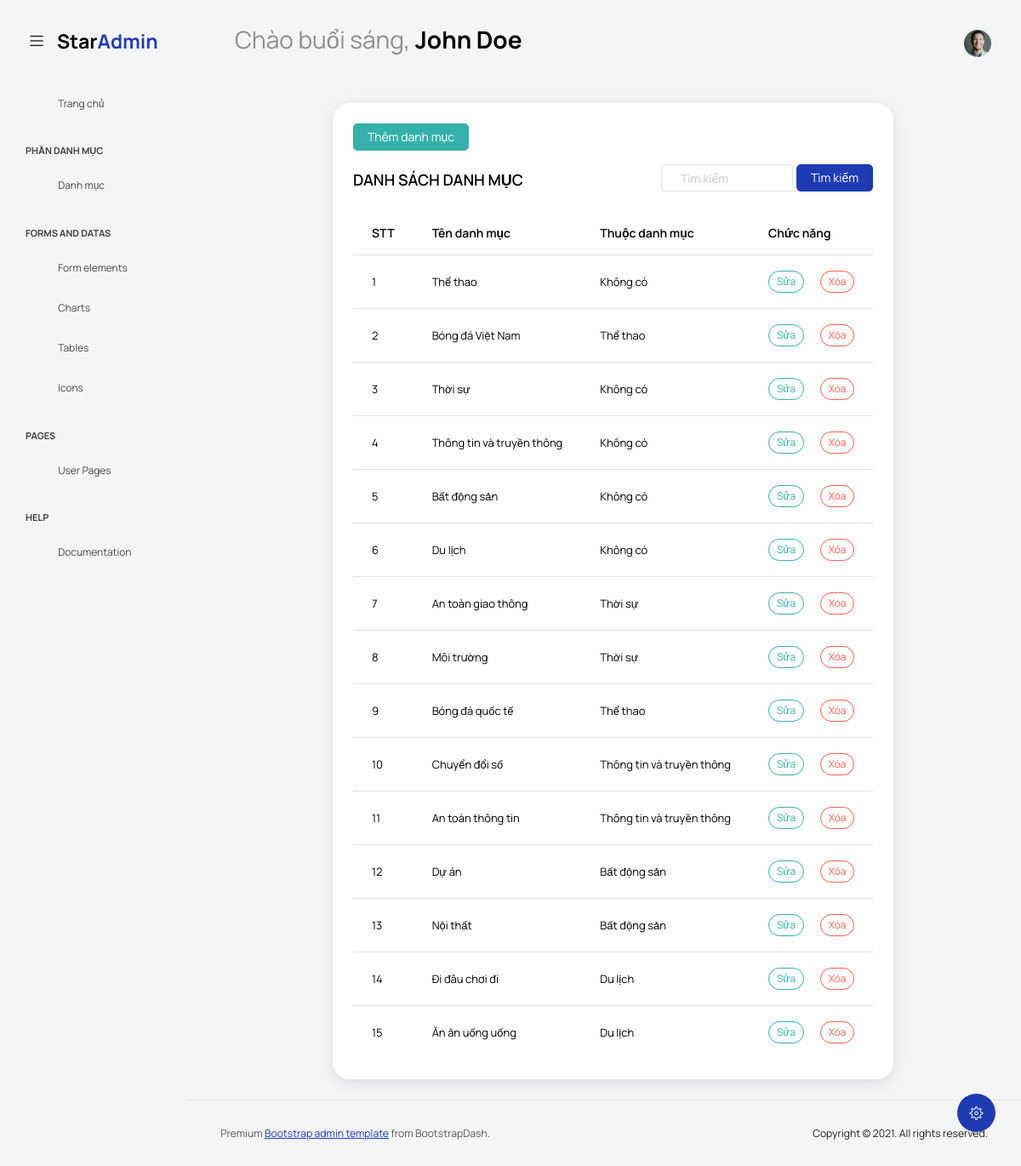
The page /admin/danhmuc/timkiemdanhmuc.php on the database its author committed.
### tables this page shows
CREATE TABLE `danhmuc` (
  `id_danh_muc` int(11) NOT NULL,
  `ten_danh_muc` varchar(255) NOT NULL,
  `id_cha_danh_muc` int(11) NOT NULL
);

### admin/danhmuc/timkiemdanhmuc.php (the view, shortened to what this page needs)
<!DOCTYPE html>
<html lang="en">
<head>
    <link rel="stylesheet" href="assets/vendors/feather/feather.css">
    <link rel="stylesheet" href="assets/vendors/mdi/css/materialdesignicons.min.css">
    <link rel="stylesheet" href="assets/vendors/ti-icons/css/themify-icons.css">
    <link rel="stylesheet" href="assets/vendors/typicons/typicons.css">
    <link rel="stylesheet" href="assets/vendors/simple-line-icons/css/simple-line-icons.css">
    <link rel="stylesheet" href="assets/vendors/css/vendor.bundle.base.css">
    <link rel="stylesheet" href="assets/vendors/datatables.net-bs4/dataTables.bootstrap4.css">
    <link rel="stylesheet" type="text/css" href="assets/js/select.dataTables.min.css">
    <link rel="stylesheet" href="assets/css/vertical-layout-light/style.css">
</head>
<body class="with-welcome-text">
    <div class="container-scroller">
        <nav class="navbar default-layout col-lg-12 col-12 p-0 fixed-top d-flex align-items-top flex-row">
            <div class="text-center navbar-brand-wrapper d-flex align-items-center justify-content-start">
                <div class="me-3">
                    <button class="navbar-toggler navbar-toggler align-self-center" type="button" data-bs-toggle="minimize">
                        <span class="icon-menu"></span>
                    </button>
                </div>
                <div>
                    <a class="navbar-brand brand-logo" href="../index.html">
                        <img src="assets/images/logo.svg" alt="logo" />
                    </a>
                </div>
            </div>
            <div class="navbar-menu-wrapper d-flex align-items-top">
                <ul class="navbar-nav">
                    <li class="nav-item font-weight-semibold d-none d-lg-block ms-0">
                        <?php $hours = date('H'); ?>
                        <h1 class="welcome-text"><?= $hours < 24 && $hours >= 18 ? 'Chào buổi tối' : ($hours < 18 && $hours >= 12 ? 'Chào buổi chiều' : 'Chào buổi sáng') ?>, <span class="text-black fw-bold">John Doe</span></h1>
                    </li>
                </ul>
                <ul class="navbar-nav ms-auto">
                    <li class="nav-item dropdown d-none d-lg-block user-dropdown">
                        <a class="nav-link" id="UserDropdown" href="#" data-bs-toggle="dropdown" aria-expanded="false">
                            <img class="img-xs rounded-circle" src="assets/images/faces/face8.jpg" alt="Profile image"> </a>
                    </li>
                </ul>
            </div>
        </nav>
        <div class="container-fluid page-body-wrapper">
            <div class="theme-setting-wrapper">
                <div id="settings-trigger"><i class="ti-settings"></i></div>
            </div>
            <nav class="sidebar sidebar-offcanvas" id="sidebar">
                <ul class="nav">
                    <li class="nav-item">
                        <a class="nav-link" href="../index.html">
                            <i class="mdi mdi-grid-large menu-icon"></i>
                            <span class="menu-title">Trang chủ</span>
                        </a>
                    </li>
                    <li class="nav-item nav-category">Phần danh mục</li>
                    <li class="nav-item">
                        <a class="nav-link" data-bs-toggle="collapse" href="#ui-basic" aria-expanded="false" aria-controls="ui-basic">
                            <i class="menu-icon mdi mdi-floor-plan"></i>
                            <span class="menu-title">Danh mục</span>
                            <i class="menu-arrow"></i>
                        </a>
                    </li>
                    <li class="nav-item nav-category">Forms and Datas</li>
                    <li class="nav-item">
                        <a class="nav-link" data-bs-toggle="collapse" href="#form-elements" aria-expanded="false" aria-controls="form-elements">
                            <i class="menu-icon mdi mdi-card-text-outline"></i>
                            <span class="menu-title">Form elements</span>
                            <i class="menu-arrow"></i>
                        </a>
                    </li>
                    <li class="nav-item">
                        <a class="nav-link" data-bs-toggle="collapse" href="#charts" aria-expanded="false" aria-controls="charts">
                            <i class="menu-icon mdi mdi-chart-line"></i>
                            <span class="menu-title">Charts</span>
                            <i class="menu-arrow"></i>
                        </a>
                    </li>
                    <li class="nav-item">
                        <a class="nav-link" data-bs-toggle="collapse" href="#tables" aria-expanded="false" aria-controls="tables">
                            <i class="menu-icon mdi mdi-table"></i>
                            <span class="menu-title">Tables</span>
                            <i class="menu-arrow"></i>
                        </a>
                    </li>
                    <li class="nav-item">
                        <a class="nav-link" data-bs-toggle="collapse" href="#icons" aria-expanded="false" aria-controls="icons">
                            <i class="menu-icon mdi mdi-layers-outline"></i>
                            <span class="menu-title">Icons</span>
                            <i class="menu-arrow"></i>
                        </a>
                    </li>
                    <li class="nav-item nav-category">pages</li>
                    <li class="nav-item">
                        <a class="nav-link" data-bs-toggle="collapse" href="#auth" aria-expanded="false" aria-controls="auth">
                            <i class="menu-icon mdi mdi-account-circle-outline"></i>
                            <span class="menu-title">User Pages</span>
                            <i class="menu-arrow"></i>
                        </a>
                    </li>
                    <li class="nav-item nav-category">help</li>
                    <li class="nav-item">
                        <a class="nav-link" href="http://bootstrapdash.com/demo/star-admin2-free/docs/documentation.html">
                            <i class="menu-icon mdi mdi-file-document"></i>
                            <span class="menu-title">Documentation</span>
                        </a>
                    </li>
                </ul>
            </nav>
            <div class="main-panel">
                <div class="content-wrapper">
                    <div class="row">
                        <div class="col-lg-9 m-auto grid-margin stretch-card">
                            <div class="card">
                                <div class="card-body">
                                    <a href="?act=themdanhmuc" class="btn btn-success px-3 py-2 mb-3">Thêm danh mục</a>
                                    <div class="d-flex justify-content-between align-items-center">
                                        <h4 class="card-title text-uppercase">Danh sách danh mục</h4>
                                        <div class="d-flex">
                                            <form action="?act=timkiemdanhmuc" method="post">
                                                <div class="form-group d-flex justify-content-end">
                                                    <input type="text" name="keyword" placeholder="Tìm kiếm" id="" class="form-control w-50 me-1">
                                                    <button type="submit" class="btn btn-primary px-3 py-2">Tìm kiếm</button>
                                                </div>
                                            </form>
                                        </div>
                                    </div>
                                    <?php
                                        $sql = "SELECT * FROM danhmuc WHERE ten_danh_muc LIKE '%".strtolower($_POST['keyword'])."%'";
                                        $result = mysqli_query($conn,$sql);
                                    ?>
                                    <div class="table-responsive">
                                        <table class="table">
                                            <thead>
                                                <tr>
                                                    <th>STT</th>
                                                    <th>Tên danh mục</th>
                                                    <th>Thuộc danh mục</th>
                                                    <th>Chức năng</th>
                                                </tr>
                                            </thead>
                                            <tbody>
                                                <?php
                                                    $i = 0;
                                                    while($row = mysqli_fetch_assoc($result)){
                                                        $i++;
                                                        $sqlCha = "SELECT * FROM danhmuc WHERE id_danh_muc = ".$row['id_cha_danh_muc'];
                                                        $resultCha = mysqli_query($conn,$sqlCha);
                                                        $rowCha = mysqli_fetch_assoc($resultCha);
                                                ?>
                                                <tr>
                                                    <td><?=$i?></td>
                                                    <td><?=$row['ten_danh_muc']?></td>
                                                    <td><?=$rowCha['ten_danh_muc'] ? $rowCha['ten_danh_muc'] : 'Không có'?></td>
                                                    <td>
                                                        <a href="?act=suadanhmuc&id=<?=$row['id_danh_muc']?>" class="badge badge-success text-decoration-none me-3">Sửa</a>
                                                        <a href="?act=xoadanhmuc&id=<?=$row['id_danh_muc']?>" class="badge badge-danger text-decoration-none">Xóa</a>
                                                    </td>
                                                </tr>
                                                <?php
                                                    }
                                                ?>
                                            </tbody>
                                        </table>
                                    </div>
                                </div>
                            </div>
                        </div>
                    </div>
                </div>
                <footer class="footer">
                    <div class="d-sm-flex justify-content-center justify-content-sm-between">
                        <span class="text-muted text-center text-sm-left d-block d-sm-inline-block">Premium <a href="https://www.bootstrapdash.com/" target="_blank">Bootstrap admin template</a> from BootstrapDash.</span>
                        <span class="float-none float-sm-end d-block mt-1 mt-sm-0 text-center">Copyright © 2021. All rights reserved.</span>
                    </div>
                </footer>
            </div>
        </div>
    </div>
</body>
</html>

### rows shown on the page
danhmuc: ten_danh_muc "Thể thao", shows "Không có"
danhmuc: ten_danh_muc "Bóng đá Việt Nam", danhmuc.ten_danh_muc "Thể thao"
danhmuc: ten_danh_muc "Thời sự", shows "Không có"
danhmuc: ten_danh_muc "Thông tin và truyền thông", shows "Không có"
danhmuc: ten_danh_muc "Bất động sản", shows "Không có"
danhmuc: ten_danh_muc "Du lịch", shows "Không có"
danhmuc: ten_danh_muc "An toàn giao thông", danhmuc.ten_danh_muc "Thời sự"
danhmuc: ten_danh_muc "Môi trường", danhmuc.ten_danh_muc "Thời sự"
danhmuc: ten_danh_muc "Bóng đá quốc tế", danhmuc.ten_danh_muc "Thể thao"
danhmuc: ten_danh_muc "Chuyển đổi số", danhmuc.ten_danh_muc "Thông tin và truyền thông"
danhmuc: ten_danh_muc "An toàn thông tin", danhmuc.ten_danh_muc "Thông tin và truyền thông"
danhmuc: ten_danh_muc "Dự án", danhmuc.ten_danh_muc "Bất động sản"
danhmuc: ten_danh_muc "Nội thất", danhmuc.ten_danh_muc "Bất động sản"
danhmuc: ten_danh_muc "Đi đâu chơi đi", danhmuc.ten_danh_muc "Du lịch"
danhmuc: ten_danh_muc "Ăn ăn uống uống", danhmuc.ten_danh_muc "Du lịch"
